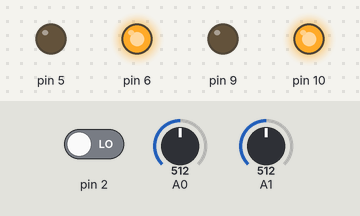
A sketch run on a simulated Arduino Uno, built with avr-gcc and run on an emulated ATmega328P. Parts: output pins drawn as LEDs (lit = HIGH). The inputs (shaded band) are chosen by the test bench; at power-on: A0 = 512, A1 = 512, pin 2 LOW. What the sketch prints to the serial monitor is not drawn.

Above: at 1.2 s.
1.3 s: A0 set to 595
2.8 s: A0 set to 624
At 3.7 s:
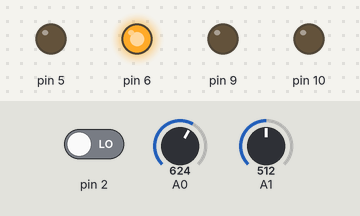
4.3 s: A1 set to 533
At 4.8 s:
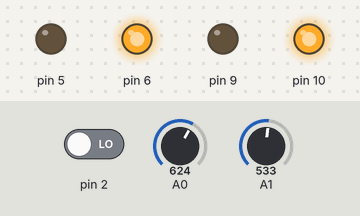
5.8 s: A1 set to 716
7.3 s: A1 set to 743
At 8.4 s:
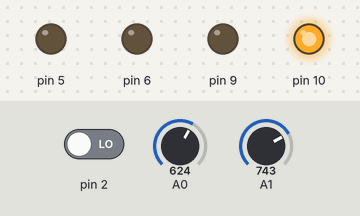
8.8 s: A1 set to 511
At 9.6 s:
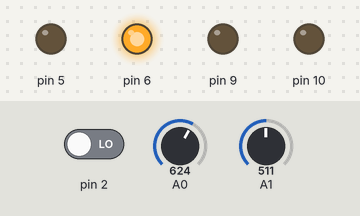
Timing chart, 0 to 11.3 s (numbered marks = the images above; inputs shaded):
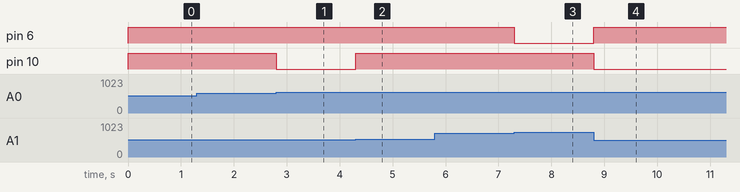

The sketch:

truco_follow_path.ino
```cpp
#include "KeepPath.cpp"

KeepPath keepPath;

void setup() {
  // Inicializa o serial
  Serial.begin(9600);

  // Sensores de movimento
  pinMode(A0, INPUT);
  pinMode(A1, INPUT);

  // Motores
  pinMode(5, OUTPUT);
  pinMode(6, OUTPUT);
  pinMode(9, OUTPUT);
  pinMode(10, OUTPUT);

  // Gate de movimento
  pinMode(2, INPUT);
}

void loop() {
  Serial.println(digitalRead(2));

  keepPath.updateSensor(analogRead(A0), analogRead(A1));
  analogWrite(5, keepPath.leftForward);
  analogWrite(6, keepPath.leftBack);
  analogWrite(9, keepPath.rightForward);
  analogWrite(10, keepPath.rightBack);

  // Caso tenha corrente, habilita.
  /*
  if (digitalRead(2) == 0) {

  } else {
    analogWrite(5, 0);
    analogWrite(6, 0);
    analogWrite(9, 0);
    analogWrite(10, 0);
  }*/
}
```

KeepPath.cpp
```cpp
#include "HardwareSerial.h"
class KeepPath {
  public:
    int rightForward, rightBack, leftForward, leftBack;

    void setVel(int leftForward, int leftBack, int rightForward, int rightBack) {
      this->leftForward = leftForward;
      this->leftBack = leftBack;
      this->rightForward = rightForward;
      this->rightBack = rightBack;
    }

    void updateSensor(int sensor1, int sensor2) {
       if (sensor1 - sensor2 < -100) {
        this->setVel(0, 0, 0, 255);
      } else if (sensor1 - sensor2 > 100) {
        this->setVel(0, 255, 0, 0);
      } else {
        this->setVel(0, 255, 0, 255);
      }
    }
};
```

Measured:
- the behaviour switches between 612 and 613 on A0 (found by bisection; images 0 and 1)
- the behaviour switches between 523 and 524 on A1 (found by bisection; images 1 and 2)
- the behaviour switches between 724 and 725 on A1 (found by bisection; images 2 and 3)
- after the input at 2.8 s, pin 10: HIGH → LOW at once
- after the input at 4.3 s, pin 10: LOW → HIGH at once
- after the input at 7.3 s, pin 6: HIGH → LOW at once
- after the input at 8.8 s, pin 6: LOW → HIGH at once; pin 10: HIGH → LOW at once
